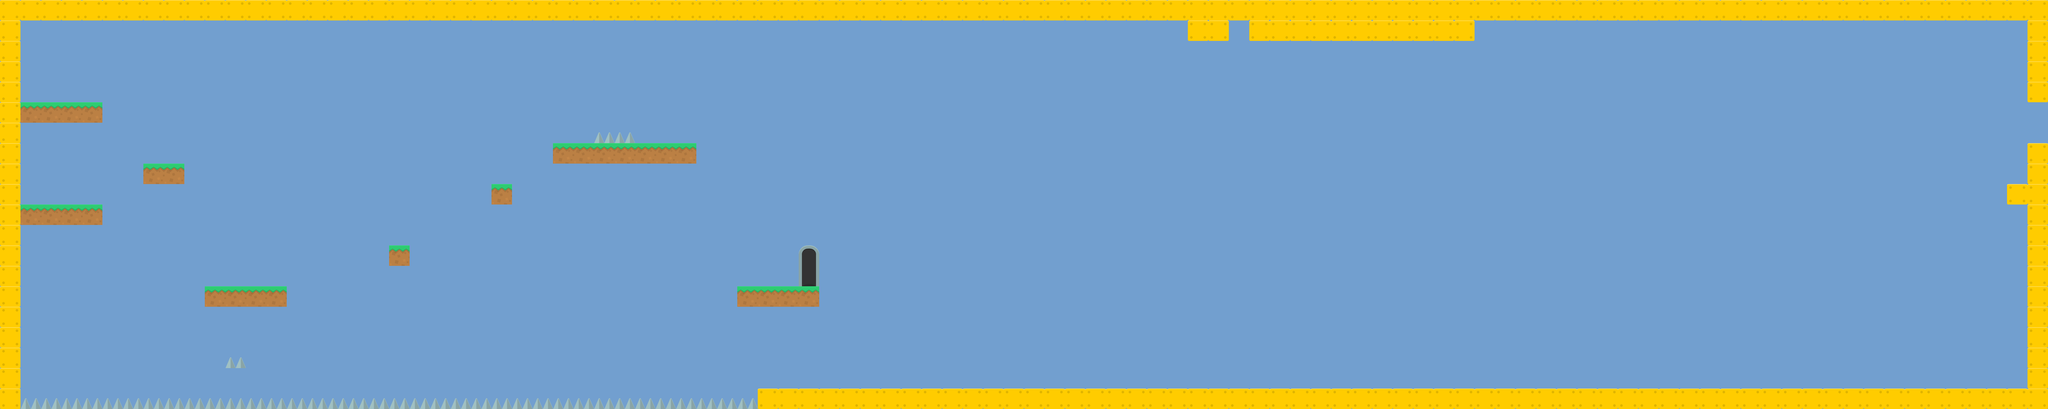

A 2D game scene composited from a Tiled map and its tileset images. What follows is a short description and the map's XML, with each tile layer's data collapsed to a summary:
An orthogonal 100x20 tile map with 64x64 px tiles, 3 tile layers (platform, door, obstacles) and 42 objects (38x spikes, 4x star).

<map version="1.0" tiledversion="1.0.3" orientation="orthogonal" renderorder="right-down" width="100" height="20" tilewidth="64" tileheight="64" backgroundcolor="#729fcf" nextobjectid="49">
 <tileset firstgid="1" name="koala_tileset" tilewidth="64" tileheight="64" tilecount="98" columns="14">
  <image source="../tilesets/platformPack_tilesheet.png" width="896" height="448" />
 </tileset>
 <layer name="platform" width="100" height="20">
  <data>[2000 cells, 239 non-empty, 3 distinct tile ids]</data>
 </layer>
 <objectgroup name="objects">
  <object id="3" name="spikes" x="1474.12" y="1278.81">
   <polygon points="0,0 64.0537,-3.05018 48.8028,-35.077 13.7258,-36.6021" />
  </object>
  <object id="4" name="spikes" x="1729.21" y="1280.45">
   <polygon points="0,0 64.0537,-3.38351 48.8028,-38.9103 13.7258,-40.6021" />
  </object>
  <object id="5" name="spikes" x="1792" y="1282">
   <polygon points="0,0 64.0537,-3.38351 48.8028,-38.9103 13.7258,-40.6021" />
  </object>
  <object id="6" name="spikes" x="1857" y="1280">
   <polygon points="0,0 64.0537,-3.38351 48.8028,-38.9103 13.7258,-40.6021" />
  </object>
  <object id="7" name="spikes" x="1536.76" y="1273.27">
   <polygon points="0,0 64.0537,-3.05018 48.8028,-35.077 13.7258,-36.6021" />
  </object>
  <object id="8" name="spikes" x="1666.14" y="1281.16">
   <polygon points="0,0 64.0537,-3.05018 48.8028,-35.077 13.7258,-36.6021" />
  </object>
  <object id="9" name="spikes" x="1603.03" y="1276.43">
   <polygon points="0,0 64.0537,-3.05018 48.8028,-35.077 13.7258,-36.6021" />
  </object>
  <object id="10" name="spikes" x="1924.9" y="1282.74">
   <polygon points="0,0 64.0537,-3.05018 48.8028,-35.077 13.7258,-36.6021" />
  </object>
  <object id="11" name="spikes" x="1992.74" y="1281.16">
   <polygon points="0,0 64.0537,-3.05018 48.8028,-35.077 13.7258,-36.6021" />
  </object>
  <object id="12" name="spikes" x="2052.7" y="1276.43">
   <polygon points="0,0 64.0537,-3.05018 48.8028,-35.077 13.7258,-36.6021" />
  </object>
  <object id="13" name="spikes" x="2109.5" y="1276.43">
   <polygon points="0,0 64.0537,-3.05018 48.8028,-35.077 13.7258,-36.6021" />
  </object>
  <object id="14" name="spikes" x="2171.03" y="1284.32">
   <polygon points="0,0 64.0537,-3.05018 48.8028,-35.077 13.7258,-36.6021" />
  </object>
  <object id="15" name="spikes" x="2237.3" y="1276.43">
   <polygon points="0,0 64.0537,-3.05018 48.8028,-35.077 13.7258,-36.6021" />
  </object>
  <object id="16" name="spikes" x="2301.99" y="1273.27">
   <polygon points="0,0 64.0537,-3.05018 48.8028,-35.077 13.7258,-36.6021" />
  </object>
  <object id="18" name="spikes" x="899.381" y="1270.83">
   <polygon points="0,0 64.0537,-3.05018 48.8028,-35.077 13.7258,-36.6021" />
  </object>
  <object id="19" name="spikes" x="768.421" y="1281.88">
   <polygon points="0,0 64.0537,-3.05018 48.8028,-35.077 13.7258,-36.6021" />
  </object>
  <object id="20" name="spikes" x="590.131" y="1278.72">
   <polygon points="0,0 64.0537,-3.05018 48.8028,-35.077 13.7258,-36.6021" />
  </object>
  <object id="21" name="spikes" x="454.391" y="1277.56">
   <polygon points="0,0 64.0537,-3.38351 48.8028,-38.9103 13.7258,-40.6021" />
  </object>
  <object id="22" name="spikes" x="71.5115" y="1276.37">
   <polygon points="0,0 64.0537,-3.05018 48.8028,-35.077 13.7258,-36.6021" />
  </object>
  <object id="23" name="spikes" x="134.151" y="1270.83">
   <polygon points="0,0 64.0537,-3.05018 48.8028,-35.077 13.7258,-36.6021" />
  </object>
  <object id="24" name="spikes" x="522.291" y="1280.3">
   <polygon points="0,0 64.0537,-3.05018 48.8028,-35.077 13.7258,-36.6021" />
  </object>
  <object id="25" name="spikes" x="263.531" y="1278.72">
   <polygon points="0,0 64.0537,-3.05018 48.8028,-35.077 13.7258,-36.6021" />
  </object>
  <object id="26" name="spikes" x="834.691" y="1273.99">
   <polygon points="0,0 64.0537,-3.05018 48.8028,-35.077 13.7258,-36.6021" />
  </object>
  <object id="27" name="spikes" x="389.391" y="1279.56">
   <polygon points="0,0 64.0537,-3.38351 48.8028,-38.9103 13.7258,-40.6021" />
  </object>
  <object id="28" name="spikes" x="200.421" y="1273.99">
   <polygon points="0,0 64.0537,-3.05018 48.8028,-35.077 13.7258,-36.6021" />
  </object>
  <object id="29" name="spikes" x="706.891" y="1273.99">
   <polygon points="0,0 64.0537,-3.05018 48.8028,-35.077 13.7258,-36.6021" />
  </object>
  <object id="30" name="spikes" x="650.091" y="1273.99">
   <polygon points="0,0 64.0537,-3.05018 48.8028,-35.077 13.7258,-36.6021" />
  </object>
  <object id="31" name="spikes" x="326.601" y="1278.01">
   <polygon points="0,0 64.0537,-3.38351 48.8028,-38.9103 13.7258,-40.6021" />
  </object>
  <object id="32" name="spikes" x="965.605" y="1279.58">
   <polygon points="0,0 64.0537,-3.05018 48.8028,-35.077 13.7258,-36.6021" />
  </object>
  <object id="33" name="spikes" x="1150.2" y="1279.58">
   <polygon points="0,0 64.0537,-3.05018 48.8028,-35.077 13.7258,-36.6021" />
  </object>
  <object id="34" name="spikes" x="1083.93" y="1287.47">
   <polygon points="0,0 64.0537,-3.05018 48.8028,-35.077 13.7258,-36.6021" />
  </object>
  <object id="35" name="spikes" x="1214.89" y="1276.42">
   <polygon points="0,0 64.0537,-3.05018 48.8028,-35.077 13.7258,-36.6021" />
  </object>
  <object id="36" name="spikes" x="1022.4" y="1279.58">
   <polygon points="0,0 64.0537,-3.05018 48.8028,-35.077 13.7258,-36.6021" />
  </object>
  <object id="37" name="spikes" x="1339.53" y="1284.32">
   <polygon points="0,0 64.0537,-3.05018 48.8028,-35.077 13.7258,-36.6021" />
  </object>
  <object id="38" name="spikes" x="1278" y="1276.43">
   <polygon points="0,0 64.0537,-3.05018 48.8028,-35.077 13.7258,-36.6021" />
  </object>
  <object id="39" name="spikes" x="1405.8" y="1276.43">
   <polygon points="0,0 64.0537,-3.05018 48.8028,-35.077 13.7258,-36.6021" />
  </object>
  <object id="41" name="spikes" x="1858.12" y="448.446">
   <polygon points="0,0 64.0537,-3.05018 48.8028,-35.077 13.7258,-36.6021" />
  </object>
  <object id="42" name="spikes" x="1924.39" y="443.681">
   <polygon points="0,0 64.0537,-3.05018 48.8028,-35.077 13.7258,-36.6021" />
  </object>
 </objectgroup>
 <objectgroup name="stars-objects">
  <object id="44" name="star" x="1546.63" y="223.403">
   <polygon points="0,0 23.4338,18.7471 43.7432,-6.24902 18.7471,-21.8716" />
  </object>
  <object id="46" name="star" x="521.793" y="481.175">
   <polygon points="0,0 23.4338,18.7471 43.7432,-6.24902 18.7471,-21.8716" />
  </object>
  <object id="47" name="star" x="734.26" y="713.951">
   <polygon points="0,0 23.4338,18.7471 43.7432,-6.24902 18.7471,-21.8716" />
  </object>
  <object id="48" name="star" x="1224.81" y="728.011">
   <polygon points="0,0 23.4338,18.7471 43.7432,-6.24902 18.7471,-21.8716" />
  </object>
 </objectgroup>
 <layer name="door" width="100" height="20">
  <data>[2000 cells, 4 non-empty, 4 distinct tile ids]</data>
 </layer>
 <layer name="obstacles" width="100" height="20">
  <data>[2000 cells, 39 non-empty, 1 distinct tile ids]</data>
 </layer>
</map>
